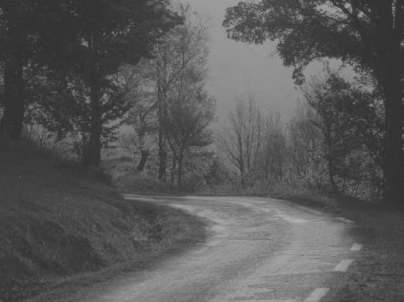
#> input picture Computer Vision/Lab-2-luminance-transformations/third_part.png, 404 x 302 px
$ jupyter execute --allow-errors Mezga_luminance_transformations.ipynb
#> lines starting #> are read from the running program, lines starting #| are printed output that depends on the picture
[cell 1]
from PIL import Image
import numpy as np
import matplotlib.pyplot as plt
from ipywidgets import interact
import ipywidgets as widgets

[cell 2]
def show_two_images(images_arr, size=(16, 8), mode='rgb', title_arr=(None,None)):
    fig=plt.figure(figsize=size, dpi=150)

    for i in range(2):
        fig.add_subplot(1, 2, i+1)
        if mode=='grayscale':
            plt.imshow(images_arr[i], cmap='gray', vmin=0, vmax=255)
        else:
            plt.imshow(images_arr[i])
        plt.title(title_arr[i])
        plt.axis('off')

    plt.show()

[cell 3]
orig_img_pil = Image.open(input("Enter original image path: "))
#> the answer given: third_part.png
#> orig_img_pil is the input picture: PIL image 404x302 L; min 44, max 177, mean 88
ref_img_pil = Image.open(input("Enter reference image path: "))
#> the answer given: third_part.png

[cell 4]
orig_image = np.asarray(orig_img_pil)
ref_image = np.asarray(ref_img_pil)

[cell 5]
def normilize_image(np_img, mul_const=1.0):
    return mul_const * (np_img-np_img.min()) / (np_img.max() - np_img.min())

# Опорный цвет

[cell 6]
orig_vg = widgets.ColorPicker(
    concise=False,
    description='Original color',
    value='blue',
    disabled=False
)

ref_vg = widgets.ColorPicker(
    concise=False,
    description='Reference color',
    value='blue',
    disabled=False
)

[cell 7]
show_two_images((orig_image, ref_image),title_arr=('Original image', 'Reference image') )
#> in show_two_images, `plt.show()`:
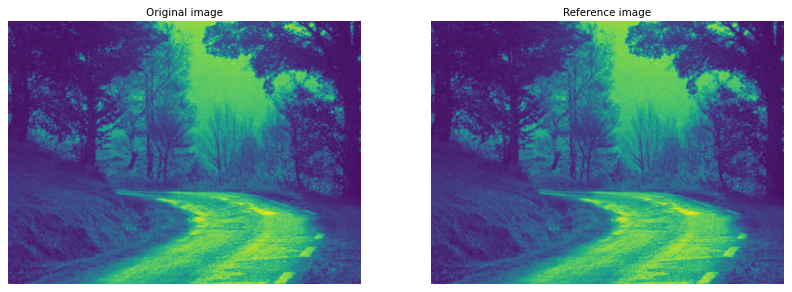
#> figure drawn by matplotlib, 2 panels

display(orig_vg)
display(ref_vg)

[cell 8]
def hex_to_rgb(hex_color):
    RGB_color = tuple(int(hex_color[i:i+2], 16) for i in (0, 2, 4))
    return RGB_color

def reference_color(np_img, orig_color, ref_color):
    R_const = ref_color[0] / orig_color[0]
    G_const = ref_color[1] / orig_color[1]
    B_const = ref_color[2] / orig_color[2]

    RGB_const = np.array([R_const, G_const, B_const])
    scale_img = np.multiply(orig_image, RGB_const)

    return normilize_image(scale_img)

[cell 9]
orig_hex = orig_vg.value.lstrip('#')
ref_hex = ref_vg.value.lstrip('#')

#> (the rest of this cell did not finish here and is left out)

RGB_ref_color = hex_to_rgb(ref_hex)

print('Original RGB =', RGB_orig_color)
print('Reference RGB =', RGB_ref_color)

#> (a cell that did not finish here is left out)

#> (a cell that did not finish here is left out)

# Серый мир

[cell 12]
def gray_world(np_img):
    r_mean = np.mean(np_img[:,:,0])
    g_mean = np.mean(np_img[:,:,1])
    b_mean = np.mean(np_img[:,:,2])

    avg = (r_mean + g_mean + b_mean) / 3

    temp_img = np.copy(np_img)

    for i, c_mean in enumerate([r_mean, g_mean, b_mean]):
        temp_img[:,:,i] = temp_img[:,:,i] * avg / c_mean

    return temp_img

#> (a cell that did not finish here is left out)

#> (a cell that did not finish here is left out)

# Пока не понял, шо делать

# Коррекция на основе гистограммы

[cell 15]
path = 'third_part.png'
img_pil = Image.open(path)
np_image = np.asarray(img_pil)
np_image_rgb = np.asarray(img_pil.convert('RGB'))

[cell 16]
def plot_hist(np_img, color='black', title=None, show=True, yscale_type='linear'):
    histogram, bin_edges = np.histogram(
            np_img, bins=256, range=(0, 256)
    )
    plt.bar(bin_edges[0:-1], histogram, width=1.0, color=color)

    plt.xlabel('brightness')
    plt.ylabel('number of pixels')

    plt.grid(True)
    plt.yscale(yscale_type)

    if title:
        plt.title(title)
    if show:
        plt.show()

def plot_hist_rgb(np_img, yscale_type='linear', title=None):
    columns = 3
    rows = 1

    fig=plt.figure(figsize=(20, 5), dpi=150)

    for i, c in enumerate(['r','g','b']):
        fig.add_subplot(1, 3, i+1)
        subtitle=c + ' channel'
        plot_hist(np_img, title=subtitle, show=False, color=c)

    plt.show()

def plot_two_hist_compare(np_img_arr, yscale_type='linear', title_arr=(None,None), figsize=(14, 8)):
    fig=plt.figure(figsize=figsize)

    for i in range(2):
        fig.add_subplot(1, 2, i+1)
        plot_hist(np_img_arr[i], title=title_arr[i], show=False)

    plt.show()

## 1. Нормализация

[cell 17]
def normilize_image_rgb(np_img, mul_const=255.0):
    temp = np.zeros(np_img.shape, dtype='float')
    for i in range(3):
        temp[:,:,i] = normilize_image(np_img[:,:,i], mul_const)
    return temp.astype('int')

[cell 18]
norm_img = normilize_image(np_image, 255.0)
#> in normilize_image, `return mul_const * (np_img-np_img.min()) / (np_img.max() - np_img.min())`:
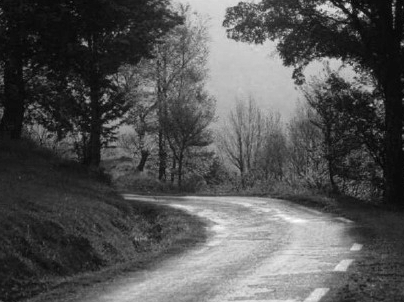
#> returned value: shape (302, 404) float64; min 0, max 255, mean 84.4
norm_img_rgb = normilize_image_rgb(np_image_rgb, 255.0)

[cell 19]
show_two_images((np_image, norm_img),title_arr=('Original image', 'Normalized'), mode='grayscale')
#> call 2 of show_two_images, with size = (16, 8), mode = 'grayscale', title_arr = ('Original image', 'Normalized')
#> in show_two_images (call 2), `plt.show()`:
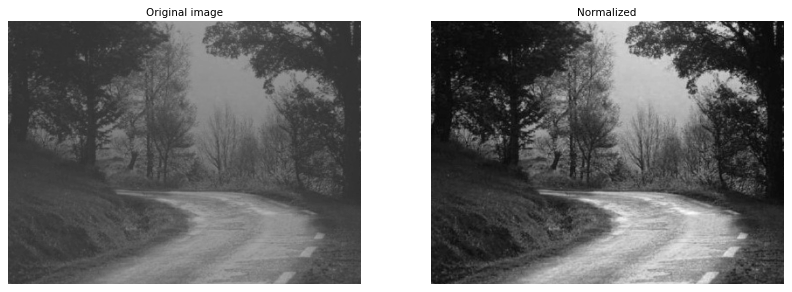
#> figure drawn by matplotlib, 2 panels
plot_two_hist_compare((np_image, norm_img), title_arr=('Original', 'Normalized'))
#> in plot_two_hist_compare, `plt.show()`:
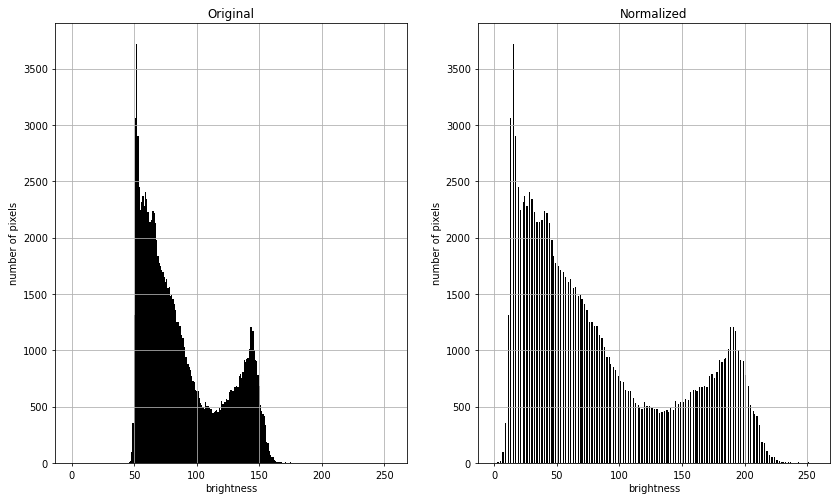
#> figure drawn by matplotlib, 2 panels; panel 1: tallest bar 3719 high, from x = 51.5 to 52.5; panel 2: tallest bar 3719 high, from x = 14.5 to 15.5

[cell 20]
show_two_images((np_image_rgb, norm_img_rgb),title_arr=('Original image', 'Normalized'))
plot_hist_rgb(np_image_rgb, yscale_type='linear', title='Original')
#> in plot_hist_rgb, `plt.show()`:
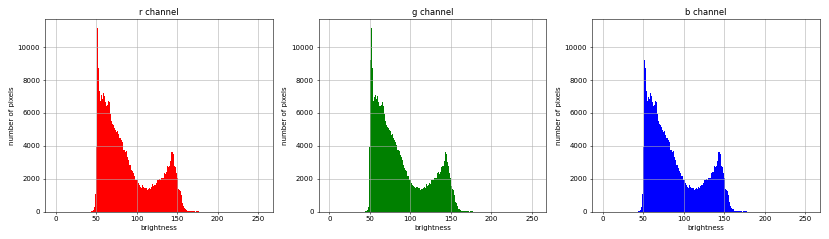
#> figure drawn by matplotlib, 3 panels; panel 1: tallest bar 11157 high, from x = 51.5 to 52.5; panel 2: tallest bar 11157 high, from x = 51.5 to 52.5; panel 3: tallest bar 11157 high, from x = 51.5 to 52.5
plot_hist_rgb(norm_img_rgb, yscale_type='linear', title='Normalized')
#> call 2 of plot_hist_rgb, with yscale_type = 'linear', title = 'Normalized'
#> in plot_hist_rgb (call 2), `plt.show()`:
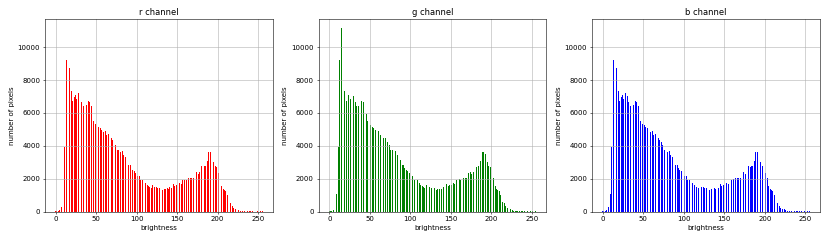
#> figure drawn by matplotlib, 3 panels; panel 1: tallest bar 11157 high, from x = 14.5 to 15.5; panel 2: tallest bar 11157 high, from x = 14.5 to 15.5; panel 3: tallest bar 11157 high, from x = 14.5 to 15.5

# Эквализация

[cell 21]
def equalization(np_img):
    temp_img = np.empty(np_img.shape)

    histogram, bin_edges = np.histogram(
            np_img.flatten(), bins=256, range=(0, 256)
    )

    histogram = histogram / histogram.sum()

    for i in range(1,256):
        histogram[i] = histogram[i-1] + histogram[i]
    for i in range(np_img.shape[0]):
        for j in range(np_img.shape[1]):
            temp_img[i,j] = 255.0 * histogram[np_img[i,j]]
    return temp_img


def equalization_rgb(np_img):
    temp_img = np.empty(np_img.shape)
    for i in range(3):
        temp_img[:,:,i] = equalization(np_img[:,:,i])
    return temp_img.astype('int')

[cell 22]
eql_image = equalization(np_image)
#> in equalization, `histogram, bin_edges = np.histogram( np_img.flatten(), bins=256, range..`: histogram = 256 values, max 3719 at index 52, min 0 at index 0, mean 476.6; bin_edges = 257 values from 0 to 256
#> in equalization, `histogram = histogram / histogram.sum()`: histogram = 256 values, max 0.0305 at index 52, min 0 at index 0, mean 0.00391
#> after the loop in equalization, `for i in range(1,256):`: histogram = 256 values from 0 to 1
#> after the loop in equalization, `for i in range(np_img.shape[0]):`:
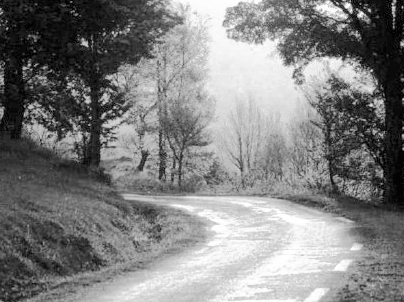
#> temp_img: shape (302, 404) float64; min 0.00209, max 255, mean 129.1

[cell 23]
show_two_images((np_image, eql_image),title_arr=('Original image', 'Histogram equalization'), mode='grayscale')
plot_two_hist_compare((np_image, eql_image), title_arr=('Original', 'Histogram equalization'))
#> call 2 of plot_two_hist_compare, with yscale_type = 'linear', title_arr = ('Original', 'Histogram equalization'), figsize = (14, 8)
#> in plot_two_hist_compare (call 2), `plt.show()`:
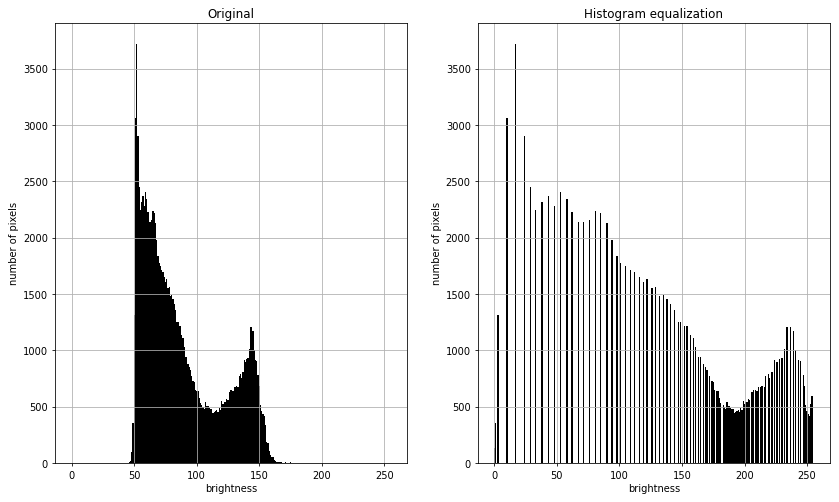
#> figure drawn by matplotlib, 2 panels; panel 1: tallest bar 3719 high, from x = 51.5 to 52.5; panel 2: tallest bar 3719 high, from x = 16.5 to 17.5

[cell 24]
eql_image_rgb = equalization_rgb(np_image_rgb)

[cell 25]
show_two_images((np_image_rgb, eql_image_rgb),title_arr=('Original image', 'Histogram equalization'))
#> in show_two_images (call 5), `plt.show()`:
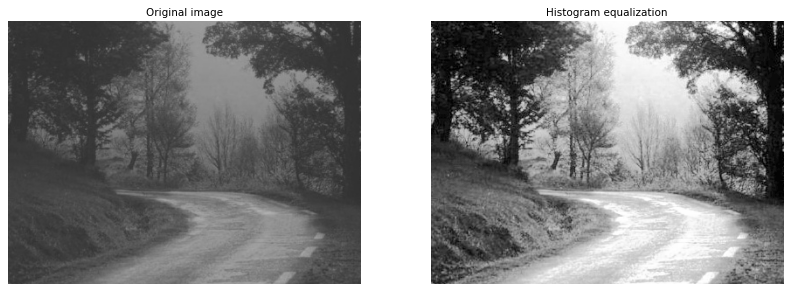
#> figure drawn by matplotlib, 2 panels
plot_hist_rgb(np_image_rgb, yscale_type='linear', title='Original')
plot_hist_rgb(eql_image_rgb, yscale_type='linear', title='Histogram equalization')
#> call 4 of plot_hist_rgb, with yscale_type = 'linear', title = 'Histogram equalization'
#> in plot_hist_rgb (call 4), `plt.show()`:
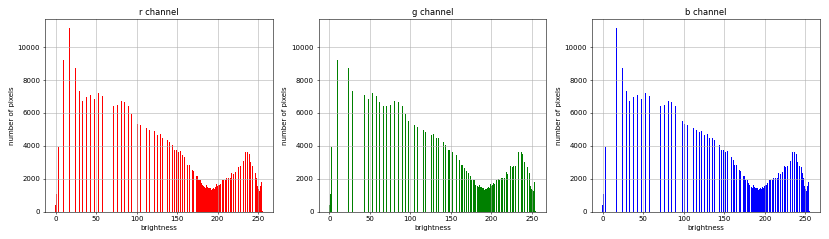
#> figure drawn by matplotlib, 3 panels; panel 1: tallest bar 11157 high, from x = 16.5 to 17.5; panel 2: tallest bar 11157 high, from x = 16.5 to 17.5; panel 3: tallest bar 11157 high, from x = 16.5 to 17.5

$ run again, with Computer Vision/Lab-2-luminance-transformations/2.png copied over Computer Vision/Lab-2-luminance-transformations/third_part.png
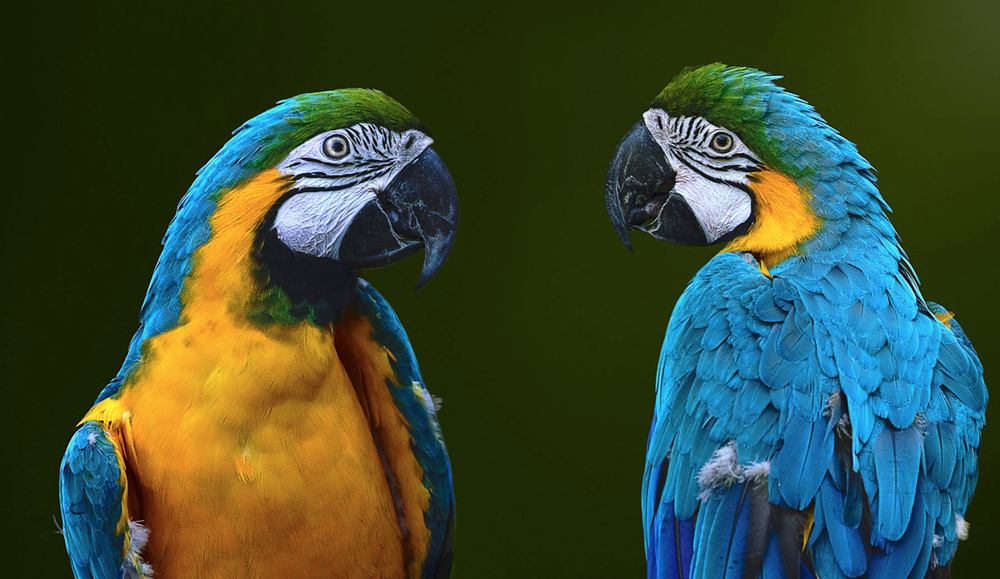
#> input picture Computer Vision/Lab-2-luminance-transformations/2.png, 1000 x 579 px, shrunk from 1582 x 916 before the run
#> orig_img_pil is the input picture: PIL image 1000x579 RGBA; mean R, G, B, A 57.7, 74.7, 52.8, 255
#> r_mean = 57.7
#> g_mean = 74.75
#> b_mean = 52.84
#> avg = 61.76
#> the loop in gray_world, `for i, c_mean in enumerate([r_mean, g_mean, b_mean]):` made 3 passes
#> c_mean on passes 1 to 3: 57.7, 74.75, 52.84
#> in equalization, `histogram, bin_edges = np.histogram( np_img.flatten(), bins=256, range..`: histogram = 256 values, max 579416 at index 255, min 292 at index 254, mean 9046.9; bin_edges = 257 values from 0 to 256
#> in equalization, `histogram = histogram / histogram.sum()`: histogram = 256 values, max 0.25 at index 255, min 0.000126 at index 254, mean 0.00391
#> after the loop in equalization, `for i in range(1,256):`: histogram = 256 values from 0.000384 to 1
#> after the loop in equalization_rgb, `for i in range(3):`:
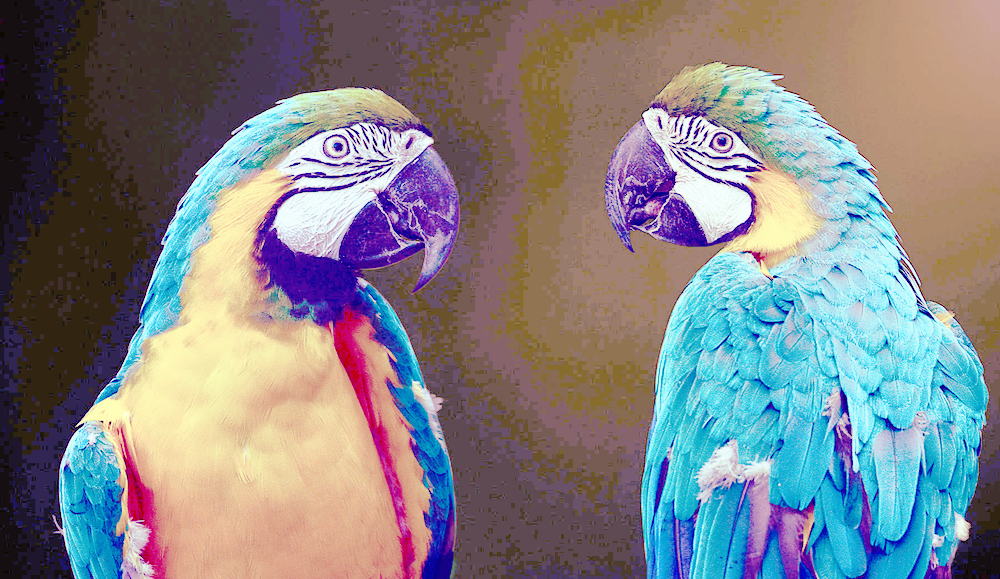
#> temp_img: shape (579, 1000, 3) float64; mean R, G, B 130.8, 129.7, 133.9; drawn with min black and max white
#> in plot_hist_rgb (call 4), `plt.show()`:
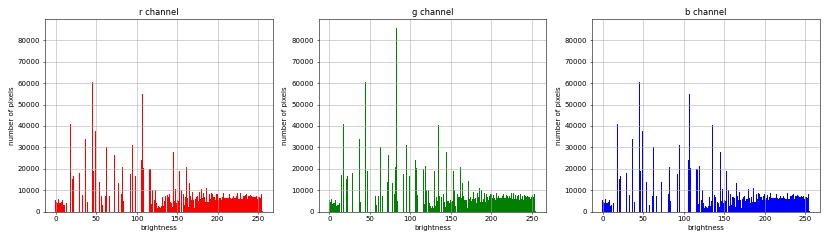
#> figure drawn by matplotlib, 3 panels; panel 1: tallest bar 85713 high, from x = 82.5 to 83.5; panel 2: tallest bar 85713 high, from x = 82.5 to 83.5; panel 3: tallest bar 85713 high, from x = 82.5 to 83.5

$ run again, with Computer Vision/Lab-2-luminance-transformations/3.png copied over Computer Vision/Lab-2-luminance-transformations/third_part.png
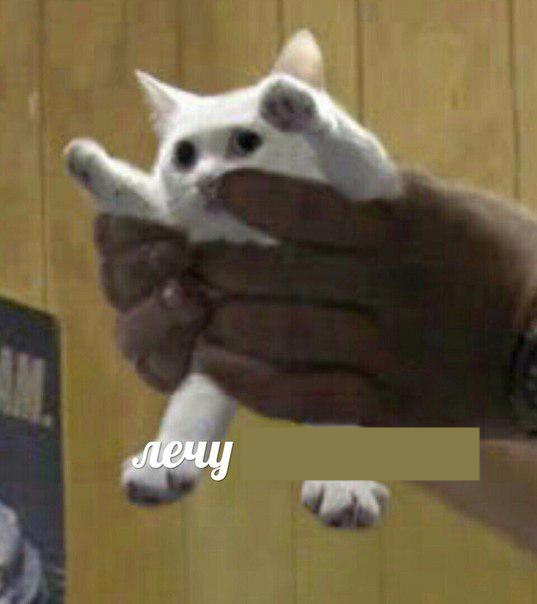
#> input picture Computer Vision/Lab-2-luminance-transformations/3.png, 537 x 604 px
#> orig_img_pil is the input picture: PIL image 537x604 RGBA; mean R, G, B, A 110.2, 96.4, 68.6, 255
#> r_mean = 110.2
#> g_mean = 96.44
#> b_mean = 68.62
#> avg = 91.75
#> the loop in gray_world, `for i, c_mean in enumerate([r_mean, g_mean, b_mean]):` made 3 passes
#> c_mean on passes 1 to 3: 110.2, 96.44, 68.62
#> in equalization, `histogram, bin_edges = np.histogram( np_img.flatten(), bins=256, range..`: histogram = 256 values, max 325632 at index 255, min 38 at index 1, mean 5067.9; bin_edges = 257 values from 0 to 256
#> in equalization, `histogram = histogram / histogram.sum()`: histogram = 256 values, max 0.251 at index 255, min 2.93e-05 at index 1, mean 0.00391
#> after the loop in equalization, `for i in range(1,256):`: histogram = 256 values from 3.01e-05 to 1
#> in plot_hist_rgb (call 4), `plt.show()`:
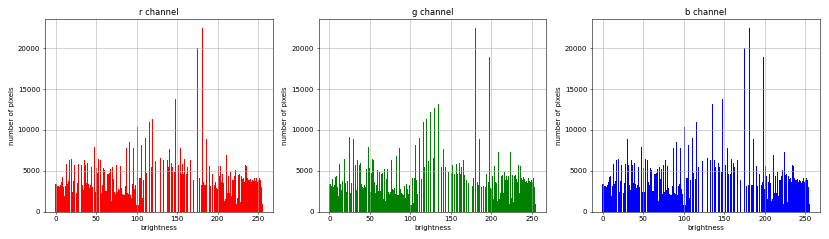
#> figure drawn by matplotlib, 3 panels; panel 1: tallest bar 22465 high, from x = 180.5 to 181.5; panel 2: tallest bar 22465 high, from x = 180.5 to 181.5; panel 3: tallest bar 22465 high, from x = 180.5 to 181.5
